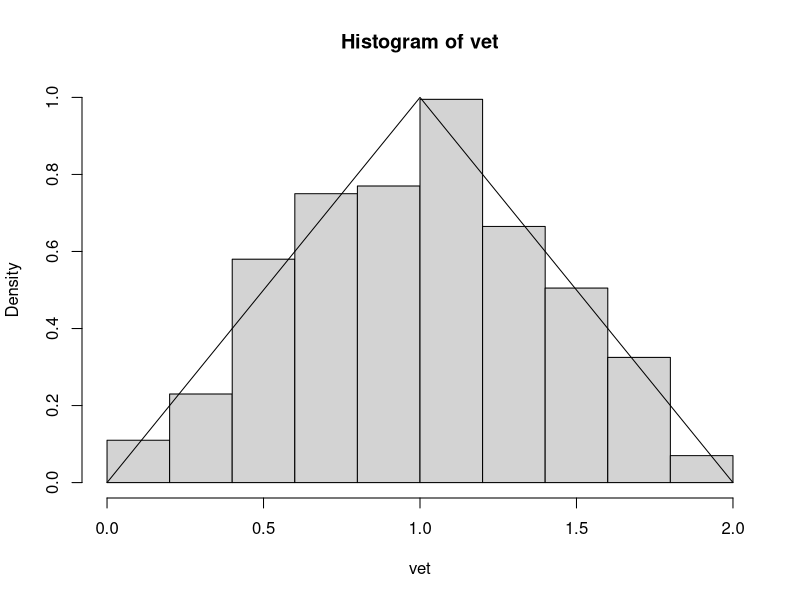
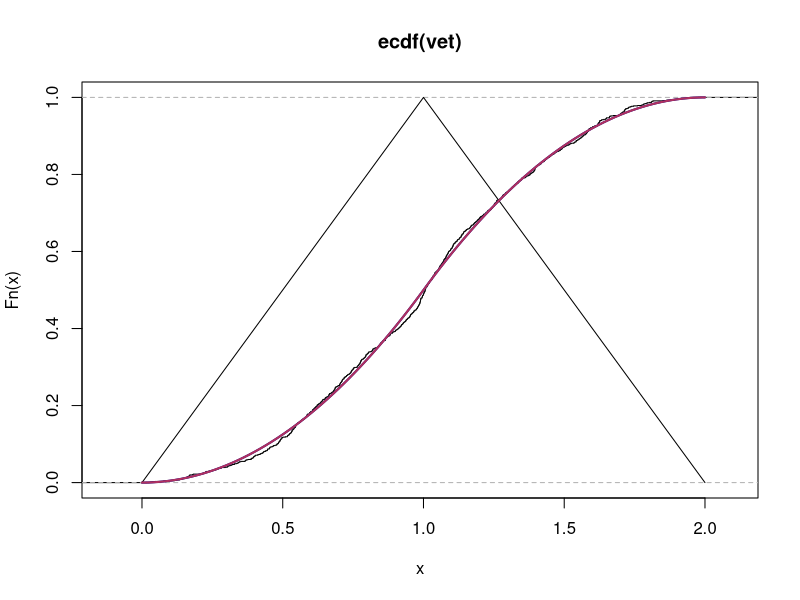
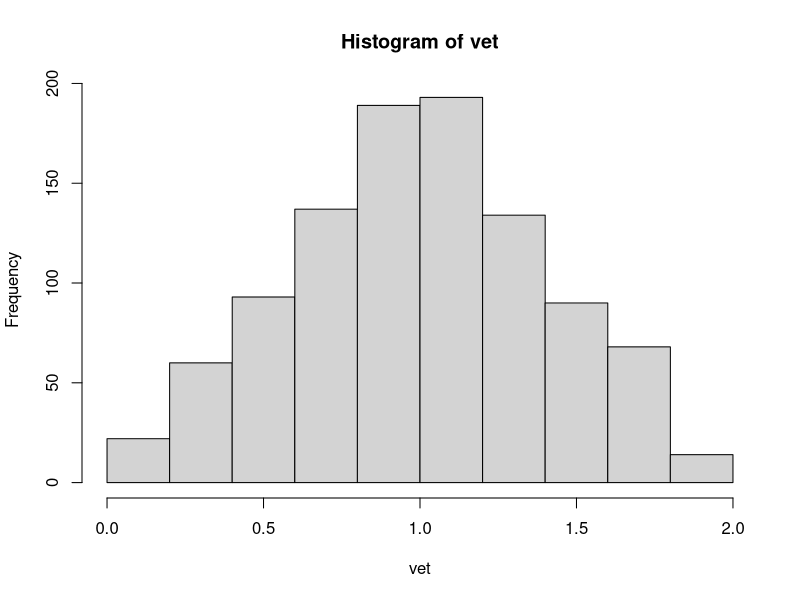

The R script that drew these images, in order:
gerar.tri<-function() # gerador da Triangular
{
  u<-runif(1)
  if(u<0.5)
  {
    x<-sqrt(2*u)
  }
  else
  {
    x<-2-sqrt(2*(1-u))
  }
  x
}

vet<-replicate(1000, gerar.tri())
hist(vet, freq = F, ylim=c(0,1))

fx<- function(x)
{
  if(x<=1)
  {
    f<-x
  }
  else
  {
    f<-(2-x)
  }
  f
}

fx.vet<-Vectorize(fx)
curve(fx.vet, from=0, to=2, add = T)

Fn<-ecdf(vet)
plot(Fn)

Fx<-function(x)
{
  if(x<=1)
  {
    F.x<-(x^2)/2
  }
  else
  {
    F.x<-(((-x^2)+4*x-2)/2)
  }
  
}
Fx.vet<-Vectorize(Fx)
curve(Fx.vet, from = 0, to=2, add = T, col="blue4", lwd=2)

# Fazendo de forma vetorizada

fx<- function(x)
{
  ifelse(x<=1, x, 2-x)
}
curve(fx, from=0, to=2, add = T)


Fx<-function(x)
{
  ifelse(x<=1,(x^2)/2, (((-x^2)+4*x-2)/2))
}
curve(Fx, from=0, to=2, add = T, col="maroon", lwd=2)


# Lista 1 -----------------
# Geração de 1000 valores
# Comparação histograma
# Comparação ecdf e Fx
# Comparação função de distribuição empírica + teste Kolmogorov
# QQ plot + qqline
# Dividir em 10 intervalos de mesma probabilidade e comparar qtd observada X qtd esperado
# Repetir para 100 intervalos
# Gerar os numeros de maneiras vetorizada
# Outra abordagem para gerar números aleatórios de uma triangular (transformação de variável, prob.2)

u<-runif(1000)
Qx<-function(u)
{
  x<-as.numeric(u<0.5)
  qx<-(sqrt(2*u)^x)*(2-sqrt(2*(1-u))^(1-x))
  return(qx)
}
vet<-Qx(u)
hist(vet)

